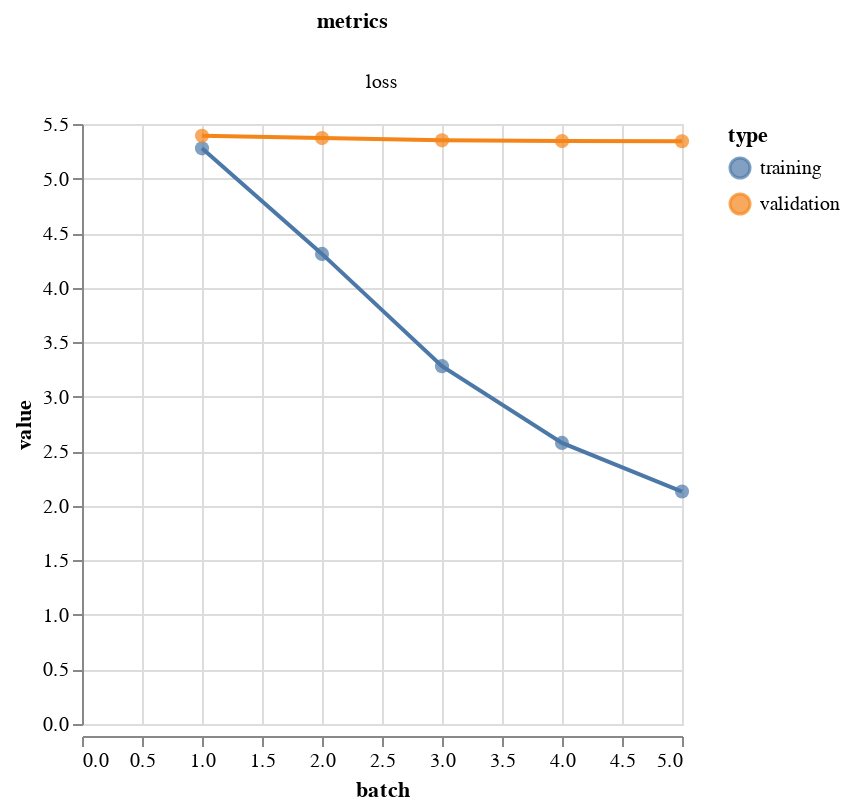

Notebook source saved alongside this figure:
### Code cell
vis.metrics(output.history)

### Figure 1 — Vega-Lite specification as saved in the notebook (floating-point values rounded to 4 significant figures)
{"config": {"view": {"continuousWidth": 300, "continuousHeight": 300}}, "data": {"name": "data-370c5fba63876960a0f75910316137b3"}, "facet": {"column": {"field": "metrics", "type": "nominal"}}, "spec": {"layer": [{"mark": {"type": "circle", "size": 50}, "encoding": {"color": {"field": "type", "type": "nominal"}, "tooltip": [{"field": "batch", "type": "quantitative"}, {"field": "value", "type": "quantitative"}], "x": {"field": "batch", "type": "quantitative"}, "y": {"field": "value", "type": "quantitative"}}}, {"mark": {"type": "line"}, "encoding": {"color": {"field": "type", "type": "nominal"}, "x": {"field": "batch", "type": "quantitative"}, "y": {"field": "value", "type": "quantitative"}}}], "height": 300, "width": 300}, "resolve": {"scale": {"y": "independent"}}, "$schema": "https://vega.github.io/schema/vega-lite/v5.20.1.json", "datasets": {"data-370c5fba63876960a0f75910316137b3": [{"batch": 1, "value": 5.277, "type": "training", "metrics": "loss"}, {"batch": 2, "value": 4.309, "type": "training", "metrics": "loss"}, {"batch": 3, "value": 3.28, "type": "training", "metrics": "loss"}, {"batch": 4, "value": 2.576, "type": "training", "metrics": "loss"}, {"batch": 5, "value": 2.131, "type": "training", "metrics": "loss"}, {"batch": 1, "value": 5.391, "type": "validation", "metrics": "loss"}, {"batch": 2, "value": 5.371, "type": "validation", "metrics": "loss"}, {"batch": 3, "value": 5.35, "type": "validation", "metrics": "loss"}, {"batch": 4, "value": 5.344, "type": "validation", "metrics": "loss"}, {"batch": 5, "value": 5.342, "type": "validation", "metrics": "loss"}]}}
